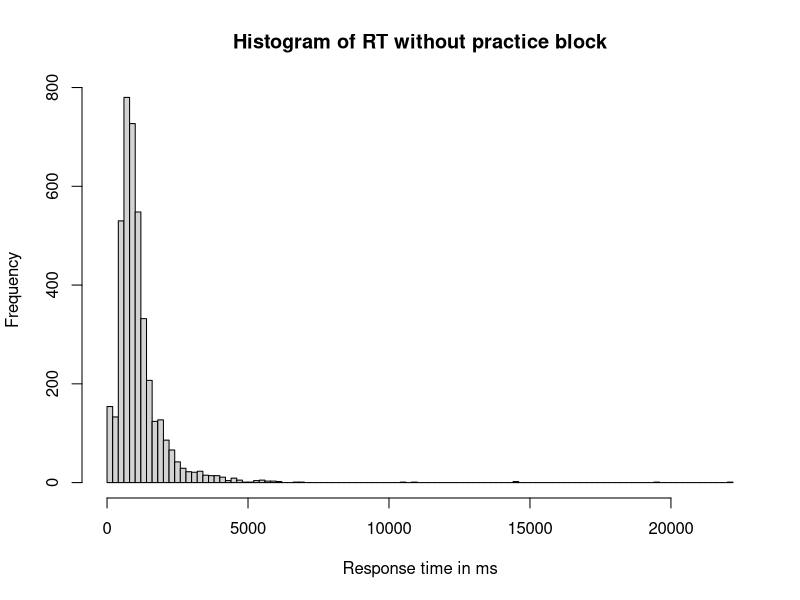
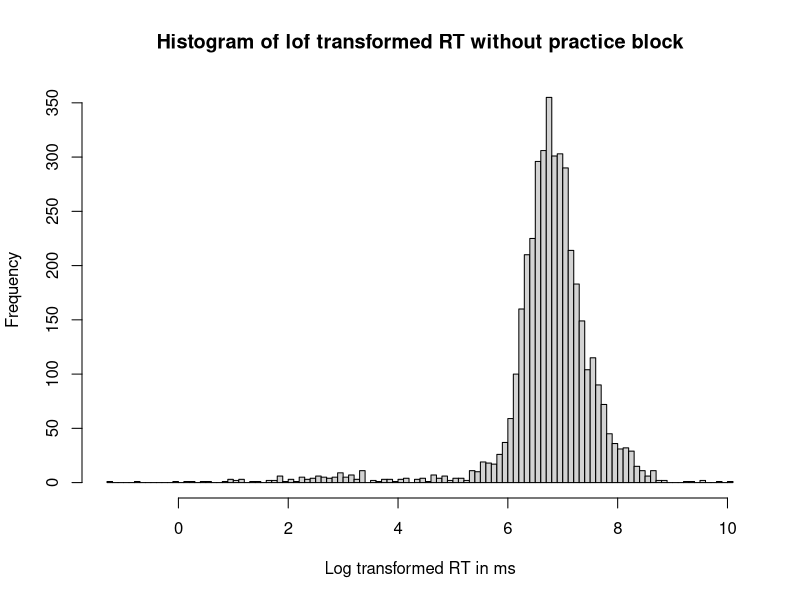
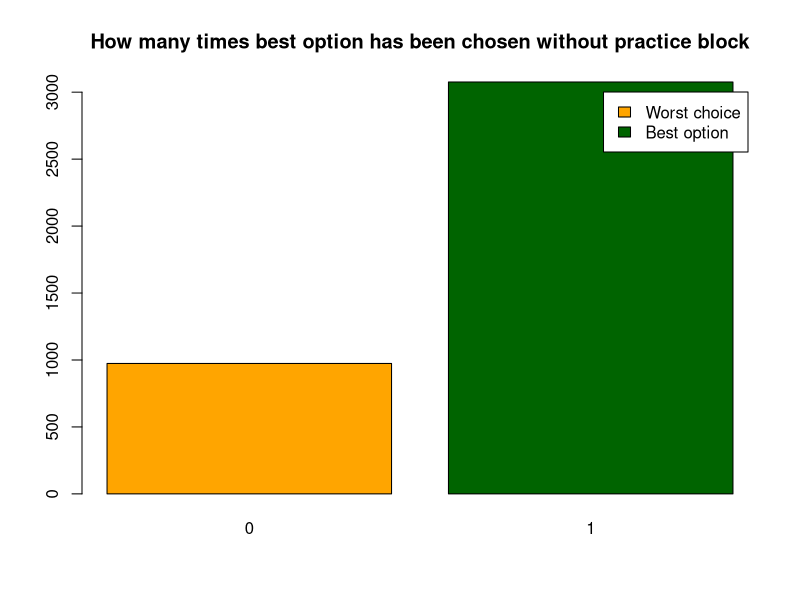
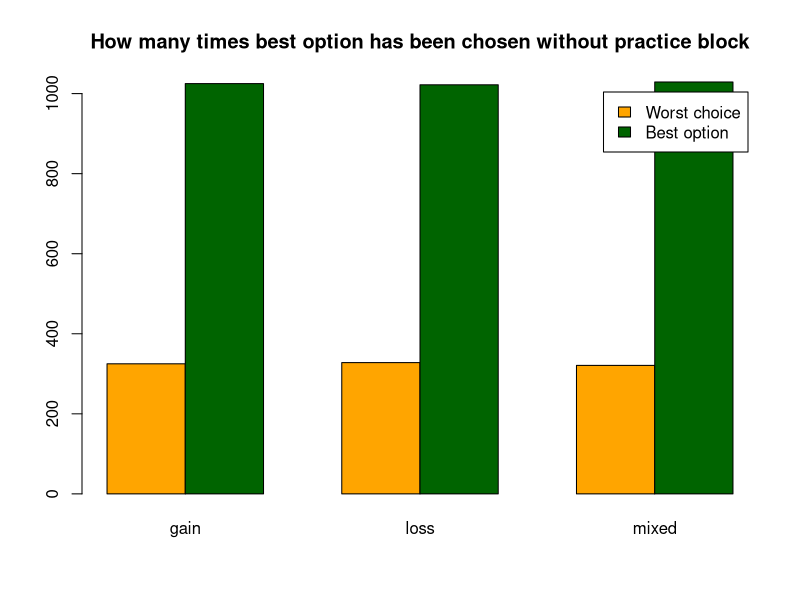
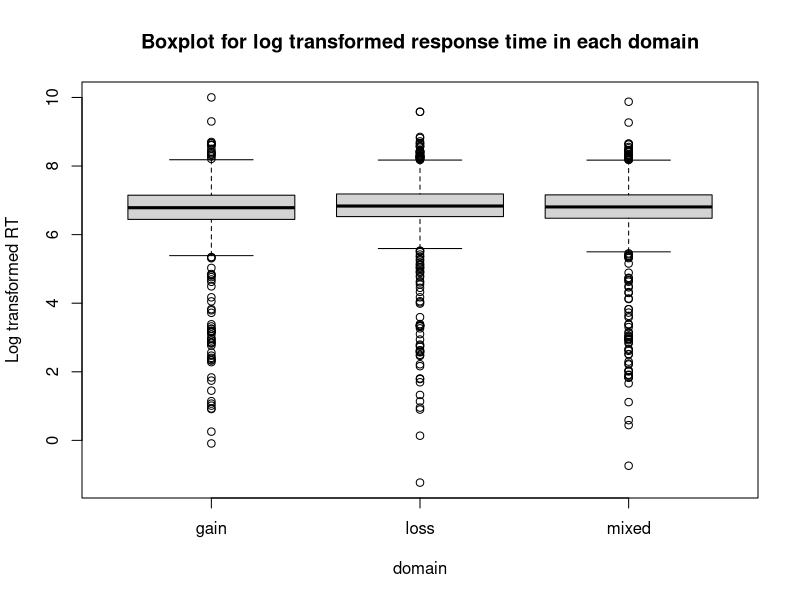
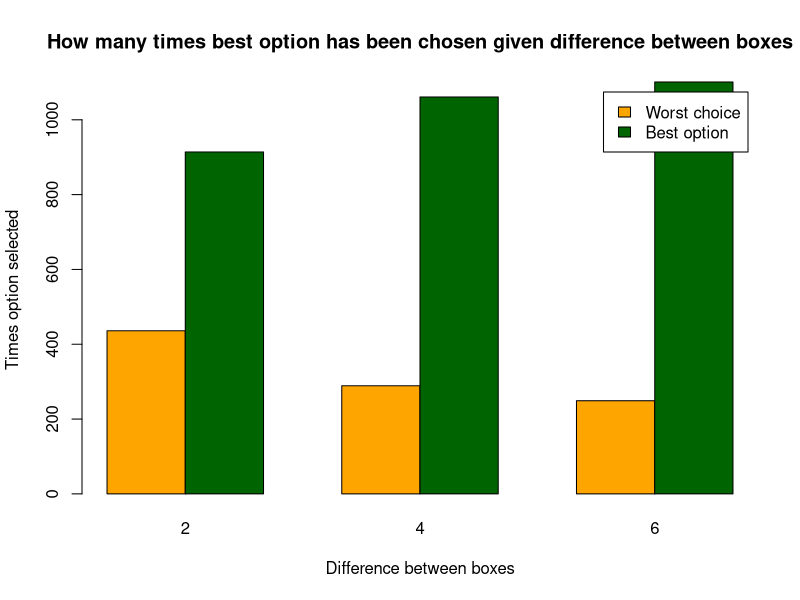

Write R code to recreate these figures, in order.
## ---- chunk 1
knitr::opts_chunk$set(echo = TRUE)

library("dplyr")   

## ---- chunk 2
# Read
df <- read.csv("cleaned_df.csv")


# Establish domain
df$domain <- ifelse((df$choice_corrected > 0.5) & (df$not_choice_corrected > 0.5), "loss",
                    ifelse((df$choice_corrected < 0.5) & (df$not_choice_corrected < 0.5), "gain", "mixed"))


# Convert variables
df$responded <- as.logical(df$responded)
cols_to_factor <- c("domain", "response", "block",
                    "gain_color", "loss_color")
df[cols_to_factor] <- lapply(df[cols_to_factor], factor)


# create a dataframe without practice block
df_no_prc <- df[df$block != 0, ]

summary(df)
## ---- chunk 3

hist(df_no_prc$duration, breaks=100,
     main="Histogram of RT without practice block",
     xlab="Response time in ms")

hist(log(df_no_prc$duration), breaks=100,
     main="Histogram of lof transformed RT without practice block",
     xlab="Log transformed RT in ms")

## ---- chunk 4

barplot(table(df_no_prc$maximized_option),
        main="How many times best option has been chosen without practice block",
        legend.text = c("Worst choice", "Best option"),
        col = c("orange", "darkgreen"))

print(paste0("Proportion of best option has been chosen is ",
             mean(df_no_prc$maximized_option),
             " and std is ",
             sd(df_no_prc$maximized_option)))

## ---- chunk 5
# Looking how many times best options ha ben choosen, taking into account practice
df %>%                        
  group_by(subject_id) %>% 
  summarize(N = n(),
            count = sum(maximized_option),
            mean = mean(maximized_option),
            std = sd(maximized_option))

## ---- chunk 6

df_no_prc %>%                        
  group_by(subject_id) %>% 
  summarize(N = n(),
            count = sum(maximized_option),
            mean = mean(maximized_option),
            std = sd(maximized_option))
## ---- chunk 7

barplot(table(df_no_prc$maximized_option, df_no_prc$domain),
        main="How many times best option has been chosen without practice block",
        legend.text = c("Worst choice", "Best option"),
        col = c("orange", "darkgreen"),
        beside=TRUE)

df_no_prc %>%                        
  group_by(domain, maximized_option) %>% 
  summarize(N = n())

## ---- chunk 8


boxplot(log(duration) ~ domain, data=df_no_prc,
        main="Boxplot for log transformed response time in each domain",
        ylab="Log transformed RT")

df_no_prc %>%                        
  group_by(domain) %>% 
  summarize(min = min(duration),
            Q1 = quantile(duration, 0.25),
            mean = mean(duration),
            median = median(duration),
            Q3 = quantile(duration, 0.75),
            max = max(duration))

## ---- chunk 9

barplot(table(df_no_prc$maximized_option, df_no_prc$diff_net_value),
        main="How many times best option has been chosen given difference between boxes",
        ylab="Times option selected",
        xlab="Difference between boxes",
        legend.text = c("Worst choice", "Best option"),
        col = c("orange", "darkgreen"),
        beside=TRUE)

df_no_prc %>%                        
  group_by(diff_net_value) %>% 
  summarize(N = n(),
            count_maximized_option = sum(maximized_option),
            mean = mean(maximized_option))
